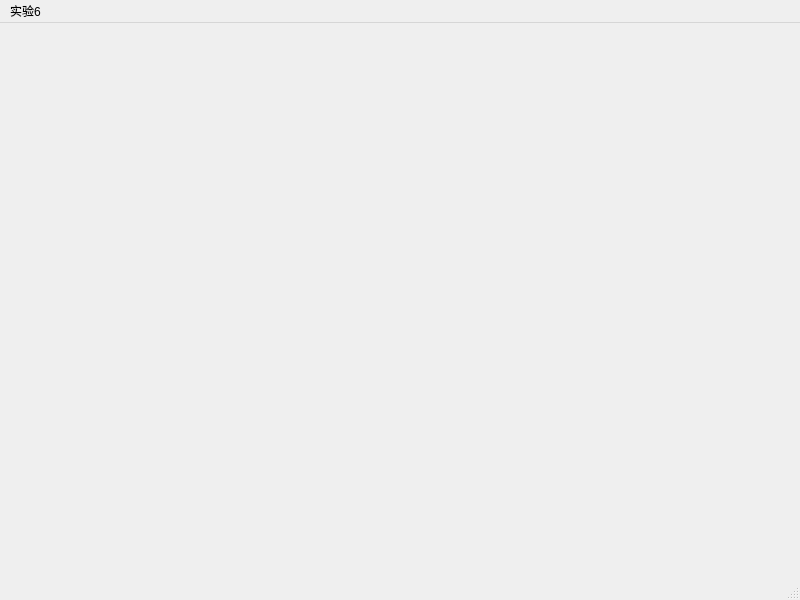
<?xml version="1.0" encoding="UTF-8"?>
<ui version="4.0">
 <class>MainWindow</class>
 <widget class="QMainWindow" name="MainWindow">
  <property name="geometry">
   <rect>
    <x>0</x>
    <y>0</y>
    <width>800</width>
    <height>600</height>
   </rect>
  </property>
  <property name="windowTitle">
   <string>实验6</string>
  </property>
  <widget class="QWidget" name="centralwidget"/>
  <widget class="QMenuBar" name="menubar">
   <property name="geometry">
    <rect>
     <x>0</x>
     <y>0</y>
     <width>800</width>
     <height>36</height>
    </rect>
   </property>
   <widget class="QMenu" name="menu_6">
    <property name="title">
     <string>实验6</string>
    </property>
    <addaction name="separator"/>
    <addaction name="redbadbutton"/>
    <addaction name="separator"/>
    <addaction name="user"/>
    <addaction name="separator"/>
    <addaction name="caipiaobutton"/>
   </widget>
   <addaction name="menu_6"/>
  </widget>
  <widget class="QStatusBar" name="statusbar"/>
  <action name="redbadbutton">
   <property name="text">
    <string>红包</string>
   </property>
  </action>
  <action name="user">
   <property name="text">
    <string>用户管理</string>
   </property>
  </action>
  <action name="caipiaobutton">
   <property name="text">
    <string>彩票</string>
   </property>
  </action>
 </widget>
 <resources/>
 <connections/>
</ui>
